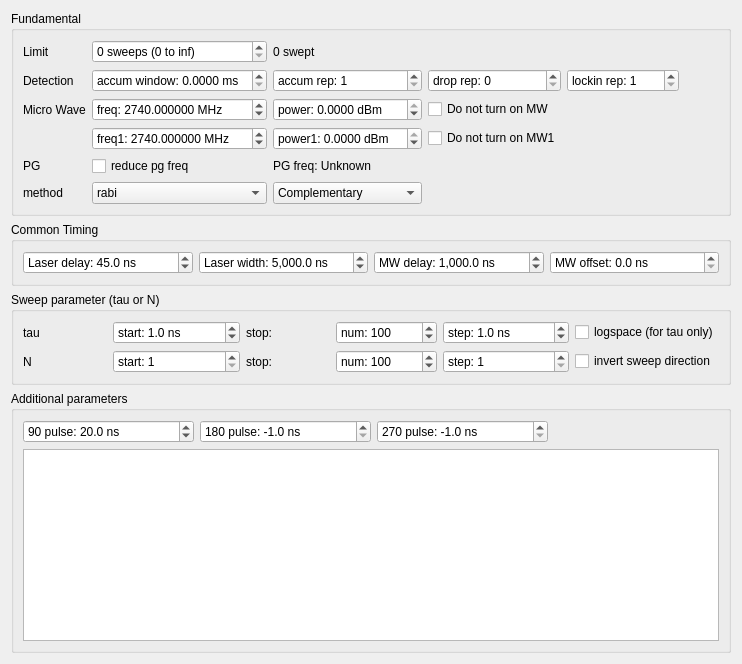
       <widget class="QWidget" name="mainTab">
        <attribute name="title">
         <string>Main</string>
        </attribute>
        <layout class="QVBoxLayout" name="verticalLayout">
         <item>
          <widget class="QGroupBox" name="groupBox_2">
           <property name="title">
            <string>Fundamental</string>
           </property>
           <layout class="QGridLayout" name="gridLayout_2">
            <item row="1" column="0">
             <widget class="QLabel" name="label">
              <property name="text">
               <string>Detection</string>
              </property>
             </widget>
            </item>
            <item row="5" column="2">
             <widget class="QComboBox" name="partialBox">
              <property name="sizePolicy">
               <sizepolicy hsizetype="MinimumExpanding" vsizetype="Fixed">
                <horstretch>0</horstretch>
                <verstretch>0</verstretch>
               </sizepolicy>
              </property>
              <item>
               <property name="text">
                <string>Complementary</string>
               </property>
              </item>
              <item>
               <property name="text">
                <string>Pattern 0 only</string>
               </property>
              </item>
              <item>
               <property name="text">
                <string>Pattern 1 only</string>
               </property>
              </item>
              <item>
               <property name="text">
                <string>Lockin</string>
               </property>
              </item>
             </widget>
            </item>
            <item row="2" column="3">
             <widget class="QCheckBox" name="nomwBox">
              <property name="text">
               <string>Do not turn on MW</string>
              </property>
             </widget>
            </item>
            <item row="4" column="1">
             <widget class="QCheckBox" name="reduceBox">
              <property name="text">
               <string>reduce pg freq</string>
              </property>
             </widget>
            </item>
            <item row="0" column="1">
             <widget class="QSpinBox" name="sweepsBox">
              <property name="enabled">
               <bool>true</bool>
              </property>
              <property name="sizePolicy">
               <sizepolicy hsizetype="MinimumExpanding" vsizetype="Fixed">
                <horstretch>0</horstretch>
                <verstretch>0</verstretch>
               </sizepolicy>
              </property>
              <property name="suffix">
               <string> sweeps (0 to inf)</string>
              </property>
              <property name="prefix">
               <string/>
              </property>
              <property name="minimum">
               <number>0</number>
              </property>
              <property name="maximum">
               <number>999999999</number>
              </property>
              <property name="value">
               <number>0</number>
              </property>
             </widget>
            </item>
            <item row="4" column="2">
             <widget class="QLabel" name="pgfreqLabel">
              <property name="text">
               <string>PG freq: Unknown</string>
              </property>
             </widget>
            </item>
            <item row="5" column="1">
             <widget class="QComboBox" name="methodBox">
              <item>
               <property name="text">
                <string>rabi</string>
               </property>
              </item>
             </widget>
            </item>
            <item row="2" column="2">
             <widget class="QDoubleSpinBox" name="powerBox">
              <property name="sizePolicy">
               <sizepolicy hsizetype="MinimumExpanding" vsizetype="Fixed">
                <horstretch>0</horstretch>
                <verstretch>0</verstretch>
               </sizepolicy>
              </property>
              <property name="prefix">
               <string>power: </string>
              </property>
              <property name="suffix">
               <string> dBm</string>
              </property>
              <property name="decimals">
               <number>4</number>
              </property>
              <property name="minimum">
               <double>-65.000000000000000</double>
              </property>
              <property name="maximum">
               <double>0.000000000000000</double>
              </property>
              <property name="value">
               <double>0.000000000000000</double>
              </property>
             </widget>
            </item>
            <item row="2" column="1">
             <widget class="QDoubleSpinBox" name="freqBox">
              <property name="sizePolicy">
               <sizepolicy hsizetype="MinimumExpanding" vsizetype="Fixed">
                <horstretch>0</horstretch>
                <verstretch>0</verstretch>
               </sizepolicy>
              </property>
              <property name="prefix">
               <string>freq: </string>
              </property>
              <property name="suffix">
               <string> MHz</string>
              </property>
              <property name="decimals">
               <number>6</number>
              </property>
              <property name="minimum">
               <double>1.000000000000000</double>
              </property>
              <property name="maximum">
               <double>3000.000000000000000</double>
              </property>
              <property name="singleStep">
               <double>10.000000000000000</double>
              </property>
              <property name="value">
               <double>2740.000000000000000</double>
              </property>
             </widget>
            </item>
            <item row="1" column="1">
             <widget class="QDoubleSpinBox" name="accumwindowBox">
              <property name="prefix">
               <string>accum window: </string>
              </property>
              <property name="suffix">
               <string> ms</string>
              </property>
              <property name="decimals">
               <number>4</number>
              </property>
             </widget>
            </item>
            <item row="5" column="0">
             <widget class="QLabel" name="label_5">
              <property name="text">
               <string>method</string>
              </property>
             </widget>
            </item>
            <item row="3" column="1">
             <widget class="QDoubleSpinBox" name="freq1Box">
              <property name="prefix">
               <string>freq1: </string>
              </property>
              <property name="suffix">
               <string> MHz</string>
              </property>
              <property name="decimals">
               <number>6</number>
              </property>
              <property name="maximum">
               <double>3000.000000000000000</double>
              </property>
              <property name="singleStep">
               <double>10.000000000000000</double>
              </property>
              <property name="value">
               <double>2740.000000000000000</double>
              </property>
             </widget>
            </item>
            <item row="3" column="3">
             <widget class="QCheckBox" name="nomw1Box">
              <property name="text">
               <string>Do not turn on MW1</string>
              </property>
             </widget>
            </item>
            <item row="0" column="2">
             <widget class="QLabel" name="sweptLabel">
              <property name="text">
               <string>0 swept</string>
              </property>
             </widget>
            </item>
            <item row="2" column="0">
             <widget class="QLabel" name="label_6">
              <property name="text">
               <string>Micro Wave</string>
              </property>
             </widget>
            </item>
            <item row="4" column="0">
             <widget class="QLabel" name="label_10">
              <property name="text">
               <string>PG</string>
              </property>
             </widget>
            </item>
            <item row="1" column="4">
             <widget class="QSpinBox" name="lockinrepBox">
              <property name="prefix">
               <string>lockin rep: </string>
              </property>
              <property name="minimum">
               <number>1</number>
              </property>
              <property name="maximum">
               <number>9999</number>
              </property>
             </widget>
            </item>
            <item row="1" column="5">
             <spacer name="horizontalSpacer_10">
              <property name="orientation">
               <enum>Qt::Horizontal</enum>
              </property>
              <property name="sizeHint" stdset="0">
               <size>
                <width>40</width>
                <height>20</height>
               </size>
              </property>
             </spacer>
            </item>
            <item row="3" column="2">
             <widget class="QDoubleSpinBox" name="power1Box">
              <property name="prefix">
               <string>power1: </string>
              </property>
              <property name="suffix">
               <string> dBm</string>
              </property>
              <property name="decimals">
               <number>4</number>
              </property>
              <property name="minimum">
               <double>-65.000000000000000</double>
              </property>
              <property name="maximum">
               <double>0.000000000000000</double>
              </property>
             </widget>
            </item>
            <item row="1" column="2">
             <widget class="QSpinBox" name="accumrepBox">
              <property name="prefix">
               <string>accum rep: </string>
              </property>
              <property name="minimum">
               <number>1</number>
              </property>
              <property name="maximum">
               <number>1000</number>
              </property>
             </widget>
            </item>
            <item row="0" column="0">
             <widget class="QLabel" name="label_12">
              <property name="text">
               <string>Limit</string>
              </property>
             </widget>
            </item>
            <item row="1" column="3">
             <widget class="QSpinBox" name="droprepBox">
              <property name="prefix">
               <string>drop rep: </string>
              </property>
             </widget>
            </item>
           </layout>
          </widget>
         </item>
         <item>
          <widget class="QGroupBox" name="groupBox">
           <property name="title">
            <string>Common Timing</string>
           </property>
           <layout class="QGridLayout" name="gridLayout_6">
            <item row="0" column="3">
             <widget class="QDoubleSpinBox" name="moffsetBox">
              <property name="toolTip">
               <string>Local (per unit pattern) offset for all MW channels</string>
              </property>
              <property name="showGroupSeparator" stdset="0">
               <bool>true</bool>
              </property>
              <property name="prefix">
               <string>MW offset: </string>
              </property>
              <property name="suffix">
               <string> ns</string>
              </property>
              <property name="decimals">
               <number>1</number>
              </property>
              <property name="maximum">
               <double>999999999.000000000000000</double>
              </property>
              <property name="singleStep">
               <double>0.500000000000000</double>
              </property>
             </widget>
            </item>
            <item row="0" column="0">
             <widget class="QDoubleSpinBox" name="ldelayBox">
              <property name="toolTip">
               <string>Delay between MW pattern end and laser pulse start</string>
              </property>
              <property name="showGroupSeparator" stdset="0">
               <bool>true</bool>
              </property>
              <property name="prefix">
               <string>Laser delay: </string>
              </property>
              <property name="suffix">
               <string> ns</string>
              </property>
              <property name="decimals">
               <number>1</number>
              </property>
              <property name="maximum">
               <double>999999999.000000000000000</double>
              </property>
              <property name="singleStep">
               <double>0.500000000000000</double>
              </property>
              <property name="value">
               <double>45.000000000000000</double>
              </property>
             </widget>
            </item>
            <item row="0" column="2">
             <widget class="QDoubleSpinBox" name="mdelayBox">
              <property name="toolTip">
               <string>Delay between laser pulse end and MW pattern start</string>
              </property>
              <property name="showGroupSeparator" stdset="0">
               <bool>true</bool>
              </property>
              <property name="prefix">
               <string>MW delay: </string>
              </property>
              <property name="suffix">
               <string> ns</string>
              </property>
              <property name="decimals">
               <number>1</number>
              </property>
              <property name="maximum">
               <double>999999999.000000000000000</double>
              </property>
              <property name="singleStep">
               <double>0.500000000000000</double>
              </property>
              <property name="value">
               <double>1000.000000000000000</double>
              </property>
             </widget>
            </item>
            <item row="0" column="1">
             <widget class="QDoubleSpinBox" name="lwidthBox">
              <property name="showGroupSeparator" stdset="0">
               <bool>true</bool>
              </property>
              <property name="prefix">
               <string>Laser width: </string>
              </property>
              <property name="suffix">
               <string> ns</string>
              </property>
              <property name="decimals">
               <number>1</number>
              </property>
              <property name="maximum">
               <double>999999999.000000000000000</double>
              </property>
              <property name="singleStep">
               <double>0.500000000000000</double>
              </property>
              <property name="value">
               <double>5000.000000000000000</double>
              </property>
             </widget>
            </item>
           </layout>
          </widget>
         </item>
         <item>
          <widget class="QGroupBox" name="groupBox_5">
           <property name="title">
            <string>Sweep parameter (tau or N)</string>
           </property>
           <layout class="QGridLayout" name="gridLayout_3">
            <item row="1" column="1">
             <widget class="QSpinBox" name="NstartBox">
              <property name="showGroupSeparator" stdset="0">
               <bool>true</bool>
              </property>
              <property name="suffix">
               <string/>
              </property>
              <property name="prefix">
               <string>start: </string>
              </property>
              <property name="minimum">
               <number>1</number>
              </property>
              <property name="maximum">
               <number>9999999</number>
              </property>
             </widget>
            </item>
            <item row="0" column="2">
             <widget class="QLabel" name="stopLabel">
              <property name="text">
               <string>stop:</string>
              </property>
              <property name="alignment">
               <set>Qt::AlignLeading|Qt::AlignLeft|Qt::AlignVCenter</set>
              </property>
             </widget>
            </item>
            <item row="0" column="5">
             <widget class="QCheckBox" name="logBox">
              <property name="text">
               <string>logspace (for tau only)</string>
              </property>
             </widget>
            </item>
            <item row="1" column="2">
             <widget class="QLabel" name="NstopLabel">
              <property name="text">
               <string>stop:</string>
              </property>
              <property name="alignment">
               <set>Qt::AlignLeading|Qt::AlignLeft|Qt::AlignVCenter</set>
              </property>
             </widget>
            </item>
            <item row="0" column="3">
             <widget class="QSpinBox" name="numBox">
              <property name="showGroupSeparator" stdset="0">
               <bool>true</bool>
              </property>
              <property name="suffix">
               <string/>
              </property>
              <property name="prefix">
               <string>num: </string>
              </property>
              <property name="minimum">
               <number>1</number>
              </property>
              <property name="maximum">
               <number>999999999</number>
              </property>
              <property name="value">
               <number>100</number>
              </property>
             </widget>
            </item>
            <item row="0" column="1">
             <widget class="QDoubleSpinBox" name="startBox">
              <property name="showGroupSeparator" stdset="0">
               <bool>true</bool>
              </property>
              <property name="prefix">
               <string>start: </string>
              </property>
              <property name="suffix">
               <string> ns</string>
              </property>
              <property name="decimals">
               <number>1</number>
              </property>
              <property name="maximum">
               <double>100000000.000000000000000</double>
              </property>
              <property name="singleStep">
               <double>0.500000000000000</double>
              </property>
              <property name="value">
               <double>1.000000000000000</double>
              </property>
             </widget>
            </item>
            <item row="1" column="4">
             <widget class="QSpinBox" name="NstepBox">
              <property name="showGroupSeparator" stdset="0">
               <bool>true</bool>
              </property>
              <property name="suffix">
               <string/>
              </property>
              <property name="prefix">
               <string>step: </string>
              </property>
              <property name="minimum">
               <number>1</number>
              </property>
              <property name="maximum">
               <number>9999999</number>
              </property>
              <property name="value">
               <number>1</number>
              </property>
             </widget>
            </item>
            <item row="0" column="4">
             <widget class="QDoubleSpinBox" name="stepBox">
              <property name="showGroupSeparator" stdset="0">
               <bool>true</bool>
              </property>
              <property name="prefix">
               <string>step: </string>
              </property>
              <property name="suffix">
               <string> ns</string>
              </property>
              <property name="decimals">
               <number>1</number>
              </property>
              <property name="maximum">
               <double>100000000.000000000000000</double>
              </property>
              <property name="singleStep">
               <double>0.500000000000000</double>
              </property>
              <property name="value">
               <double>1.000000000000000</double>
              </property>
             </widget>
            </item>
            <item row="1" column="3">
             <widget class="QSpinBox" name="NnumBox">
              <property name="showGroupSeparator" stdset="0">
               <bool>true</bool>
              </property>
              <property name="suffix">
               <string/>
              </property>
              <property name="prefix">
               <string>num: </string>
              </property>
              <property name="minimum">
               <number>2</number>
              </property>
              <property name="maximum">
               <number>999999999</number>
              </property>
              <property name="value">
               <number>100</number>
              </property>
             </widget>
            </item>
            <item row="0" column="0">
             <widget class="QLabel" name="label_9">
              <property name="text">
               <string>tau</string>
              </property>
             </widget>
            </item>
            <item row="1" column="5">
             <widget class="QCheckBox" name="invertsweepBox">
              <property name="text">
               <string>invert sweep direction</string>
              </property>
             </widget>
            </item>
            <item row="1" column="0">
             <widget class="QLabel" name="label_4">
              <property name="text">
               <string>N</string>
              </property>
             </widget>
            </item>
           </layout>
          </widget>
         </item>
         <item>
          <widget class="QGroupBox" name="groupBox_4">
           <property name="title">
            <string>Additional parameters</string>
           </property>
           <layout class="QVBoxLayout" name="verticalLayout_4">
            <item>
             <layout class="QHBoxLayout" name="horizontalLayout_3">
              <item>
               <widget class="QDoubleSpinBox" name="t90pulseBox">
                <property name="sizePolicy">
                 <sizepolicy hsizetype="MinimumExpanding" vsizetype="Fixed">
                  <horstretch>0</horstretch>
                  <verstretch>0</verstretch>
                 </sizepolicy>
                </property>
                <property name="showGroupSeparator" stdset="0">
                 <bool>true</bool>
                </property>
                <property name="prefix">
                 <string>90 pulse: </string>
                </property>
                <property name="suffix">
                 <string> ns</string>
                </property>
                <property name="decimals">
                 <number>1</number>
                </property>
                <property name="maximum">
                 <double>10000.000000000000000</double>
                </property>
                <property name="value">
                 <double>20.000000000000000</double>
                </property>
               </widget>
              </item>
              <item>
               <widget class="QDoubleSpinBox" name="t180pulseBox">
                <property name="sizePolicy">
                 <sizepolicy hsizetype="MinimumExpanding" vsizetype="Fixed">
                  <horstretch>0</horstretch>
                  <verstretch>0</verstretch>
                 </sizepolicy>
                </property>
                <property name="toolTip">
                 <string>negative value implies 90 pulse x 2</string>
                </property>
                <property name="showGroupSeparator" stdset="0">
                 <bool>true</bool>
                </property>
                <property name="prefix">
                 <string>180 pulse: </string>
                </property>
                <property name="suffix">
                 <string> ns</string>
                </property>
                <property name="decimals">
                 <number>1</number>
                </property>
                <property name="minimum">
                 <double>-1.000000000000000</double>
                </property>
                <property name="maximum">
                 <double>10000.000000000000000</double>
                </property>
                <property name="value">
                 <double>-1.000000000000000</double>
                </property>
               </widget>
              </item>
              <item>
               <widget class="QDoubleSpinBox" name="t270pulseBox">
                <property name="sizePolicy">
                 <sizepolicy hsizetype="MinimumExpanding" vsizetype="Fixed">
                  <horstretch>0</horstretch>
                  <verstretch>0</verstretch>
                 </sizepolicy>
                </property>
                <property name="toolTip">
                 <string>negative value implies 90 pulse x 3</string>
                </property>
                <property name="showGroupSeparator" stdset="0">
                 <bool>true</bool>
                </property>
                <property name="prefix">
                 <string>270 pulse: </string>
                </property>
                <property name="suffix">
                 <string> ns</string>
                </property>
                <property name="decimals">
                 <number>1</number>
                </property>
                <property name="minimum">
                 <double>-1.000000000000000</double>
                </property>
                <property name="maximum">
                 <double>10000.000000000000000</double>
                </property>
                <property name="value">
                 <double>-1.000000000000000</double>
                </property>
               </widget>
              </item>
              <item>
               <spacer name="horizontalSpacer_5">
                <property name="orientation">
                 <enum>Qt::Horizontal</enum>
                </property>
                <property name="sizeHint" stdset="0">
                 <size>
                  <width>40</width>
                  <height>20</height>
                 </size>
                </property>
               </spacer>
              </item>
             </layout>
            </item>
            <item>
             <widget class="ParamTable" name="paramTable"/>
            </item>
           </layout>
          </widget>
         </item>
        </layout>
       </widget>
